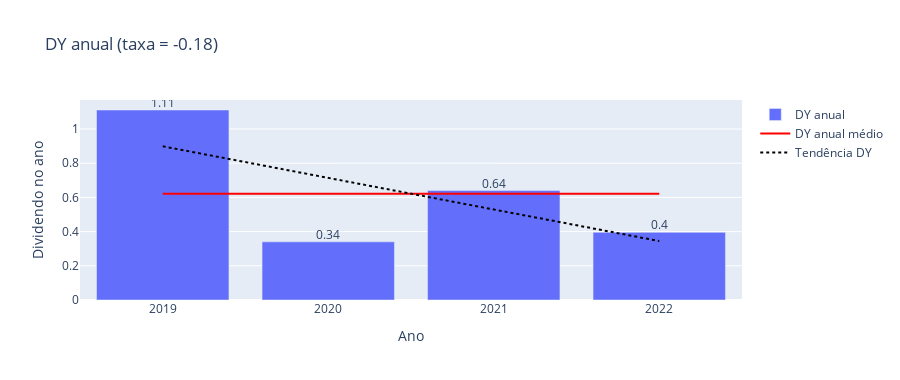

The notebook cell this image was saved under:
### Markdown cell above
#### tendencia

### Code cell
df_m, df_b = np.polyfit(apartir_anual.index.year, apartir_anual.values, 1)

fig = go.Figure()

fig.add_trace(
    go.Bar(name='DY anual',
    x=apartir_anual.index.year.astype(str),
    y=apartir_anual.values
))

fig.add_trace(
    go.Scatter(
    x=apartir_anual.index.year,
    y=apartir_anual.values,
    text= apartir_anual.values.round(decimals=2),
    mode='text',
    textposition='top center',
    textfont=dict(size=12),
    showlegend=False
))


fig.add_trace(go.Scatter(name='DY anual médio',
    x=apartir_anual.index.year,
    y=[apartir_anual.values.mean()]*len(apartir_anual.index.year),
    mode='lines',
    line = dict(color = 'red' , width=2)
))

# fig.add_trace(
#     go.Scatter(name='variação percentual DY', visible='legendonly',
#     x=yanual.index.year,
#     y=yanual.pct_change().fillna(0),
#     mode='lines',
#     marker = dict(color = 'brown')
# ))

fig.add_trace(
    go.Scatter(name='Tendência DY',
    x=apartir_anual.index.year,
    y=df_m*apartir_anual.index.year+df_b,
    mode='lines',
    line = dict(color = 'black', dash='dot')
))

fig.update_layout(title= f"DY anual (taxa = {df_m:.2f})" , width=900, height=380 )
fig.update_xaxes(title_text="Ano")
fig.update_yaxes(title_text="Dividendo no ano")

fig.show()

### Figure 1 — Plotly figure (JSON) as saved in the notebook; plotly's stock layout.template omitted (floating-point values rounded to 4 significant figures)
{"data": [{"name": "DY anual", "type": "bar", "x": ["2019", "2020", "2021", "2022"], "y": [1.111, 0.3401, 0.6401, 0.3956]}, {"mode": "text", "showlegend": false, "text": [1.11, 0.34, 0.64, 0.4], "textfont": {"size": 12}, "textposition": "top center", "type": "scatter", "x": [2019, 2020, 2021, 2022], "y": [1.111, 0.3401, 0.6401, 0.3956]}, {"line": {"color": "red", "width": 2}, "mode": "lines", "name": "DY anual médio", "type": "scatter", "x": [2019, 2020, 2021, 2022], "y": [0.6218, 0.6218, 0.6218, 0.6218]}, {"line": {"color": "black", "dash": "dot"}, "mode": "lines", "name": "Tendência DY", "type": "scatter", "x": [2019, 2020, 2021, 2022], "y": [0.8988, 0.7141, 0.5294, 0.3447]}], "layout": {"height": 380, "title": {"text": "DY anual (taxa = -0.18)"}, "width": 900, "xaxis": {"title": {"text": "Ano"}}, "yaxis": {"title": {"text": "Dividendo no ano"}}}}
